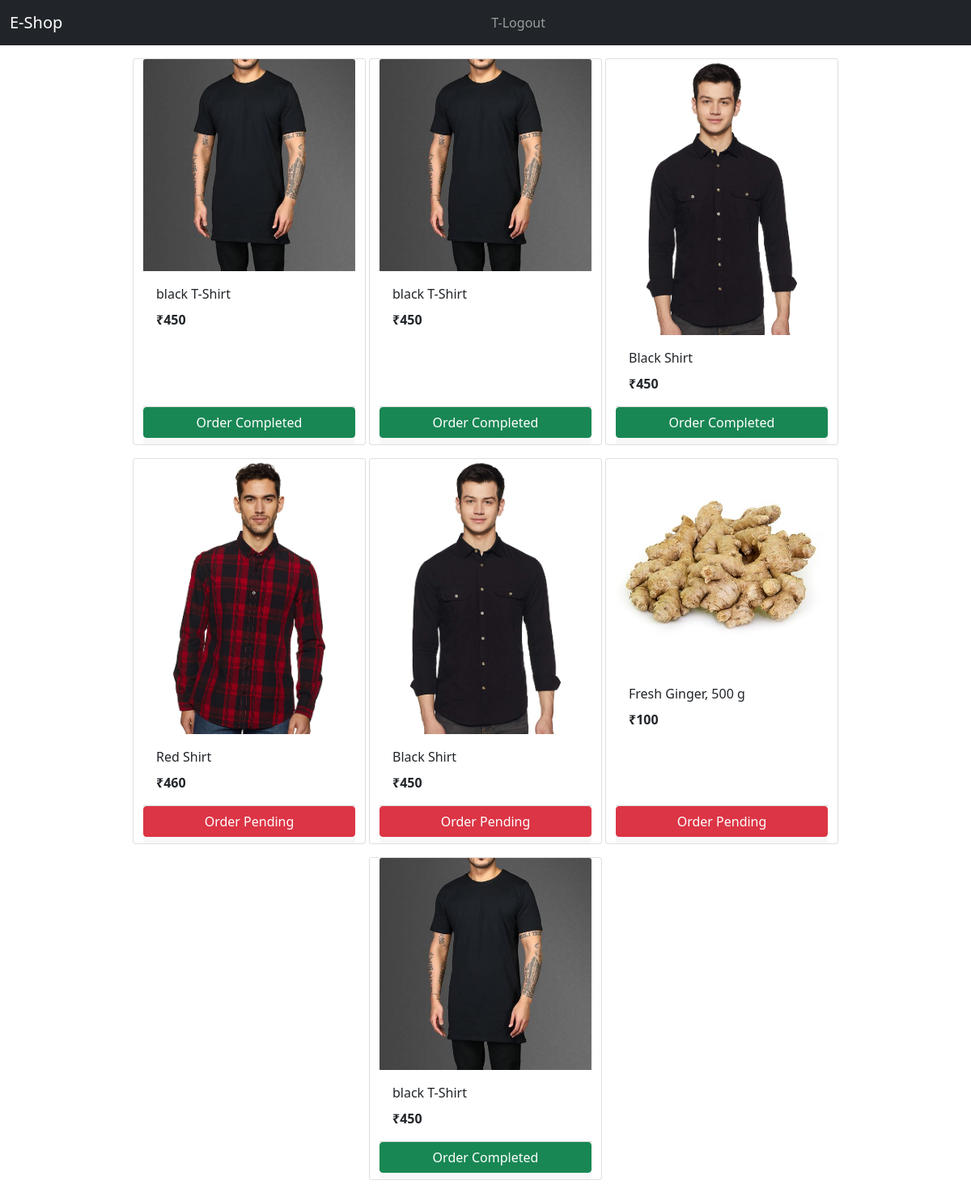
/transporter_home (signed in), run on the app's committed database.
### store/models/orders.py (models this page shows, shortened)
class Order(models.Model):
    product = models.ForeignKey(Product, on_delete=models.CASCADE)
    customer = models.ForeignKey(Customer, on_delete=models.CASCADE)
    quantity = models.IntegerField(default=1)
    price = models.IntegerField()
    address = models.CharField(max_length=100, default="", blank=True)
    address2 = models.CharField(max_length=100, default="", blank=True)
    phone = models.CharField(max_length=15, default="", blank=True)
    city = models.CharField(max_length=20,default="", blank=True)
    state = models.CharField(max_length=20,default="", blank=True)
    zip = models.IntegerField(default=1)
    date = models.DateField(default=datetime.datetime.today)
    status = models.BooleanField(default=False)
    transporter = models.ForeignKey(Transporter, on_delete=models.CASCADE, default=1)
    @staticmethod
    def get_all_orders_by_transporter(transporterID):
        return Order.objects.filter(transporter = transporterID)

### store/models/product.py (models this page shows, shortened)
class Product(models.Model):
    name = models.CharField(max_length=50)
    price = models.IntegerField(default=0)
    category = models.ForeignKey(Category, on_delete=models.CASCADE, default=1)
    description = models.CharField(max_length=200, default='', null=True, blank=True)
    image = models.ImageField(upload_to='uploads/products/')
    rating = models.DecimalField(default=0.0,max_digits=2, decimal_places=1)
    stock = models.IntegerField(default=50)
    vendor = models.ForeignKey(Vendor, on_delete=models.CASCADE, default=1)

### store/views/transporter_home.py (the view)
# urls.py: path('transporter_home', transporter_home.TransporterIndex.as_view(), name='transporter_homepage'),
class TransporterIndex(View):
    def get(self, request):
        transporterID = request.session.get('transporter')
        allorders = Order.get_all_orders_by_transporter(transporterID)
        orders = Order.get_all_orders_by_transporter(transporterID).order_by('status').order_by('date')
        categories = Category.get_all_categories()
        data = {}
        data['orders'] = orders
        data['categories'] = categories
        data['allorders'] = allorders
        return render(request, 'transporter_base.html', data)

### store/models/category.py (called while the page is built)
    @staticmethod
    def get_all_categories():
        return Category.objects.all()

### store/templatetags/custom_filter.py (called while the page is built)
@register.filter(name='currency')
def currency(number):
    return("₹"+str(number))

### store/templates/transporter_base.html (shortened to what this page needs)
<!doctype html>
<html lang="en">
<head>
    <link href="https://cdn.jsdelivr.net/npm/bootstrap@5.1.1/dist/css/bootstrap.min.css" rel="stylesheet"
>
</head>
<body>
    {% load cart %}
    <nav class="navbar navbar-expand-lg navbar-dark bg-dark">
        <div class="container-fluid">
            <a class="navbar-brand" href="/">E-Shop</a>
            <div class="collapse navbar-collapse" id="navbarSupportedContent">
                <ul class="navbar-nav me-auto mb-2 mb-lg-0">
                    {% if request.session.transporter %}
                    <li class="nav-item">
                        <a class="nav-link" aria-current="page" href="/transporter_logout">T-Logout</a>
                    </li>
                    {% endif %}
                </ul>
            </div>
        </div>
    </nav>
    {% load cart %}
    {% load custom_filter %}
    <div class="container-fluid mt-3">
        <div class="row">
            <div id='products' class="col-lg-9 mx-auto">
                <div class="row mx-auto">
                    {% for order in orders %}
                    <div class="card mx-auto mb-3" id={{order.product.id}} style="width: 18rem;">
                        <img class="card-img-top" src="{{order.product.image.url}}" alt="Card image cap">
                        <div class="card-body">
                            <p class="card-title">{{order.product.name}}</p>
                            <p class="card-text"><b>{{order.price|currency}}</b></p>
                        </div>
                        <div class="card-footer p-0 no-gutters">
                            {% if order.status %}
                            <a href="/order_page?id={{order.id}}" class="btn btn-success col-lg-12 mb-2">Order Completed</a>
                            {% else %}
                            <a href="/order_page?id={{order.id}}" class="btn btn-danger col-lg-12 mb-2">Order Pending</a>
                            {% endif %}
                        </div>
                    </div>
                    {% endfor %}
                </div>
            </div>
        </div>
    </div>
</body>
</html>

### data on the page
Order: product.image (picture), product.name "black T-Shirt", price "₹450"
Order: product.image (picture), product.name "black T-Shirt", price "₹450"
Order: product.image (picture), product.name "Black Shirt", price "₹450"
Order: product.image (picture), product.name "Red Shirt", price "₹460"
Order: product.image (picture), product.name "Black Shirt", price "₹450"
Order: product.image (picture), product.name "Fresh Ginger, 500 g", price "₹100"
Order: product.image (picture), product.name "black T-Shirt", price "₹450"
